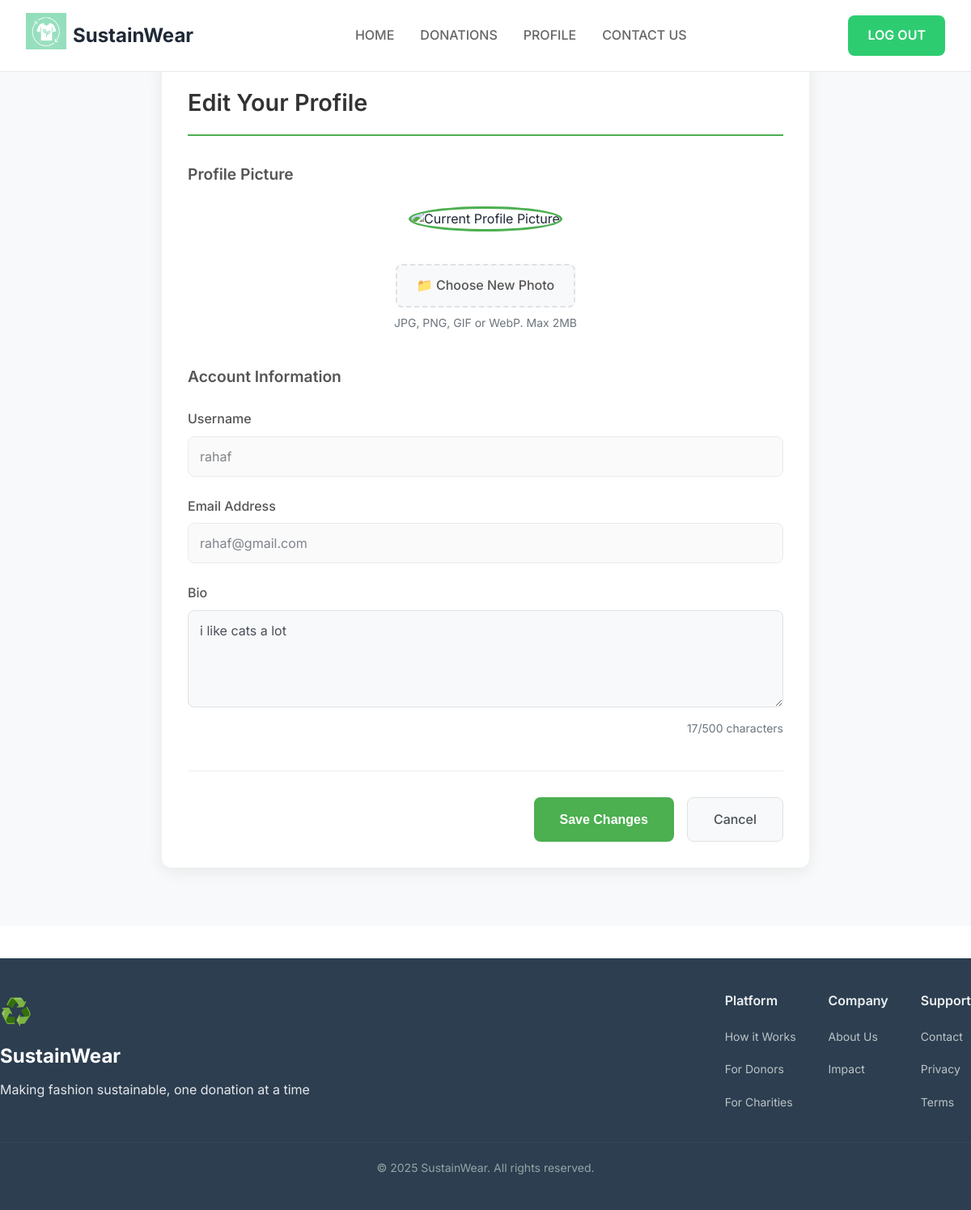
The app's page /editProfile.php (signed in) with its own data.
### tables this page shows
CREATE TABLE `users` (
  `user_id` int(11) NOT NULL,
  `username` varchar(50) NOT NULL,
  `email` varchar(100) NOT NULL,
  `userType` text NOT NULL,
  `password` varchar(255) NOT NULL,
  `created_at` timestamp NOT NULL DEFAULT current_timestamp()
);

CREATE TABLE `accounts` (
  `account_id` int(10) NOT NULL,
  `user_id` int(10) NOT NULL,
  `profilePicture` blob NOT NULL,
  `bio` text NOT NULL
);

### editProfile.php (the view, shortened to what this page needs)
<?php
$user_id = $_SESSION['user_id'];
$conn = connectDB();
$user_data = [];
$account_data = [];
$user_sql = "SELECT username, email FROM users WHERE user_id = ?";
if ($stmt = $conn->prepare($user_sql)) {
    $stmt->bind_param("i", $user_id);
    $stmt->execute();
    $result = $stmt->get_result();
    $user_data = $result->fetch_assoc();
}
$account_sql = "SELECT account_id, profilePicture, bio FROM accounts WHERE user_id = ?";
if ($stmt = $conn->prepare($account_sql)) {
    $stmt->bind_param("i", $user_id);
    $stmt->execute();
    $result = $stmt->get_result();
    $account_data = $result->fetch_assoc();
}
?>
<!DOCTYPE html>
<html lang="en">
<head>
    <link rel="stylesheet" href="css/style.css">
    <link rel="stylesheet" href="css/editProfile.css">
    <link rel="stylesheet" href="css/profile.css">
</head>
<body>
   <?php
        include 'headerAndFooter/loggedInHeader.php';
   ?>
    <main class="profile-main">
        <div class="container">
            <div class="edit-profile-container">
                <h1 class="edit-profile-title">Edit Your Profile</h1>
                <form method="POST" enctype="multipart/form-data" class="edit-profile-form">
                    <div class="form-section">
                        <h3 class="section-title">Profile Picture</h3>
                        <div class="current-photo-container">
                            <?php if (!empty($account_data['profilePicture'])): ?>
                                <img src="<?php echo htmlspecialchars($account_data['profilePicture']); ?>" alt="Current Profile Picture" class="current-photo" id="currentPhoto">
                            <?php endif; ?>
                        </div>
                        <div class="file-upload-wrapper">
                            <label for="profilePicture" class="file-label">
                                📁 Choose New Photo
                            </label>
                            <small class="file-hint">JPG, PNG, GIF or WebP. Max 2MB</small>
                        </div>
                    </div>
                    <div class="form-section">
                        <h3 class="section-title">Account Information</h3>
                        <div class="form-group">
                            <label for="username" class="form-label">Username</label>
                            <input type="text" id="username" class="form-input" value="<?php echo htmlspecialchars($user_data['username'] ?? ''); ?>" disabled>
                        </div>
                        <div class="form-group">
                            <label for="email" class="form-label">Email Address</label>
                            <input type="email" id="email" class="form-input" value="<?php echo htmlspecialchars($user_data['email'] ?? ''); ?>" disabled>
                        </div>
                        <div class="form-group">
                            <label for="bio" class="form-label">Bio</label>
                            <textarea id="bio" name="bio" class="form-textarea" rows="4" placeholder="Tell us a bit about yourself..." oninput="updateCharCount()"><?php echo htmlspecialchars($account_data['bio'] ?? ''); ?></textarea>
                            <div class="char-counter">
                                <span id="charCount"><?php echo strlen($account_data['bio'] ?? ''); ?></span>/500 characters
                            </div>
                        </div>
                    </div>
                    <div class="form-actions">
                        <button type="submit" class="btn-save">Save Changes</button>
                        <a href="profile.php" class="btn-cancel">Cancel</a>
                    </div>
                </form>
            </div>
        </div>
    </main>
    <footer class="footer">
        <div class="container">
            <div class="footer-content">
                <div class="footer-brand">
                    <div class="logo">♻️</div>
                    <h3>SustainWear</h3>
                    <p>Making fashion sustainable, one donation at a time</p>
                </div>
                <div class="footer-links">
                    <div class="link-group">
                        <h4>Platform</h4>
                        <a href="#">How it Works</a>
                        <a href="#">For Donors</a>
                        <a href="#">For Charities</a>
                    </div>
                    <div class="link-group">
                        <h4>Company</h4>
                        <a href="AboutUs.html">About Us</a>
                        <a href="#">Impact</a>
                    </div>
                    <div class="link-group">
                        <h4>Support</h4>
                        <a href="ContactUs.php">Contact</a>
                        <a href="Legal.php">Privacy</a>
                        <a href="Legal.php">Terms</a>
                    </div>
                </div>
            </div>
            <div class="footer-bottom">
                <p>&copy; 2025 SustainWear. All rights reserved.</p>
            </div>
        </div>
    </footer>
</body>
</html>

### css/style.css (style rules this page uses)
:root { --primary: #10B981; --primary-dark: #059669; --secondary: #3B82F6; --dark: #1F2937; --light: #F9FAFB; --gray: #6B7280; --gray-light: #E5E7EB; --white: #FFFFFF; --shadow: 0 10px 25px rgba(0, 0, 0, 0.05); --shadow-lg: 0 20px 40px rgba(0, 0, 0, 0.1); }
* { margin: 0; padding: 0; box-sizing: border-box; }
body { font-family: 'Inter', sans-serif; line-height: 1.6; color: var(--dark); background: var(--white); }
.logo { font-size: 1.5rem; }
.container { max-width: 1200px; margin: 0 auto; }
.footer { background: var(--dark); color: var(--white); padding: 4rem 2rem 2rem; }
.footer-content { display: grid; grid-template-columns: 1fr 2fr; gap: 4rem; margin-bottom: 3rem; }
.footer-brand .logo { font-size: 2rem; margin-bottom: 1rem; }
.footer-brand h3 { margin-bottom: 1rem; }
.footer-brand p { color: var(--gray-light); line-height: 1.6; }
.footer-links { display: grid; grid-template-columns: repeat(3, 1fr); gap: 2rem; }
.link-group h4 { margin-bottom: 1rem; font-weight: 600; }
.link-group a { display: block; color: var(--gray-light); text-decoration: none; margin-bottom: 0.5rem; transition: color 0.3s ease; }
.footer-bottom { border-top: 1px solid #374151; padding-top: 2rem; text-align: center; color: var(--gray-light); }

### css/editProfile.css (style rules this page uses)
.edit-profile-container { max-width: 800px; margin: 2rem auto; padding: 2rem; background: white; border-radius: 12px; box-shadow: 0 4px 20px rgba(0,0,0,0.08); }
.edit-profile-title { color: #333; margin-bottom: 2rem; padding-bottom: 1rem; border-bottom: 2px solid #4CAF50; font-size: 1.8rem; font-weight: 600; }
.form-section { margin-bottom: 2.5rem; }
.section-title { color: #555; margin-bottom: 1.5rem; font-size: 1.2rem; font-weight: 600; }
.current-photo-container { text-align: center; margin-bottom: 1.5rem; }
.current-photo { width: 150px; height: 150px; border-radius: 50%; object-fit: cover; border: 3px solid #4CAF50; margin: 0 auto 1rem; }
.file-upload-wrapper { text-align: center; }
.file-label { display: inline-block; padding: 0.75rem 1.5rem; background: #f8f9fa; border: 2px dashed #dee2e6; border-radius: 8px; cursor: pointer; transition: all 0.3s; color: #555; font-weight: 500; }
.file-hint { display: block; margin-top: 0.5rem; color: #6c757d; font-size: 0.875rem; }
.form-group { margin-bottom: 1.5rem; }
.form-label { display: block; margin-bottom: 0.5rem; color: #555; font-weight: 500; }
.form-input { width: 100%; padding: 0.875rem; border: 1px solid #dee2e6; border-radius: 8px; font-size: 1rem; font-family: 'Inter', sans-serif; background: #f8f9fa; color: #495057; }
.form-input:disabled { opacity: 0.7; cursor: not-allowed; }
.form-textarea { width: 100%; padding: 0.875rem; border: 1px solid #dee2e6; border-radius: 8px; font-size: 1rem; font-family: 'Inter', sans-serif; background: #f8f9fa; color: #495057; resize: vertical; min-height: 120px; }
.char-counter { text-align: right; margin-top: 0.5rem; color: #6c757d; font-size: 0.875rem; }
.form-actions { display: flex; gap: 1rem; justify-content: flex-end; margin-top: 2rem; padding-top: 2rem; border-top: 1px solid #eee; }
.btn-save { background: #4CAF50; color: white; border: none; padding: 0.875rem 2rem; border-radius: 8px; font-weight: 600; cursor: pointer; transition: all 0.3s; font-size: 1rem; text-decoration: none; display: inline-block; }
.btn-cancel { background: #f8f9fa; color: #495057; border: 1px solid #dee2e6; padding: 0.875rem 2rem; border-radius: 8px; text-decoration: none; text-align: center; font-weight: 500; transition: all 0.3s; }

### css/profile.css (style rules this page uses)
.profile-main { padding: 40px 0; background: #f8f9fa; }
.footer { background: #2c3e50; color: white; padding: 40px 0; margin-top: 40px; }
.footer-content { display: flex; justify-content: space-between; align-items: flex-start; margin-bottom: 30px; }
.footer-brand { flex: 1; }
.footer-brand .logo { font-size: 32px; margin-bottom: 10px; }
.footer-brand h3 { font-size: 24px; margin-bottom: 10px; }
.footer-links { display: flex; gap: 40px; }
.link-group { display: flex; flex-direction: column; gap: 10px; }
.link-group h4 { font-size: 16px; margin-bottom: 10px; color: #ecf0f1; }
.link-group a { color: #bdc3c7; text-decoration: none; font-size: 14px; }
.footer-bottom { text-align: center; padding-top: 20px; border-top: 1px solid #34495e; color: #95a5a6; font-size: 14px; }

### headerAndFooter/loggedInHeader.php (style rules this page uses)
:root { --primary: #2ecc71; --gray: #666; }

### records on screen
users: username "rahaf", email "rahaf@gmail.com"
accounts: bio "i like cats a lot", bio "17"
